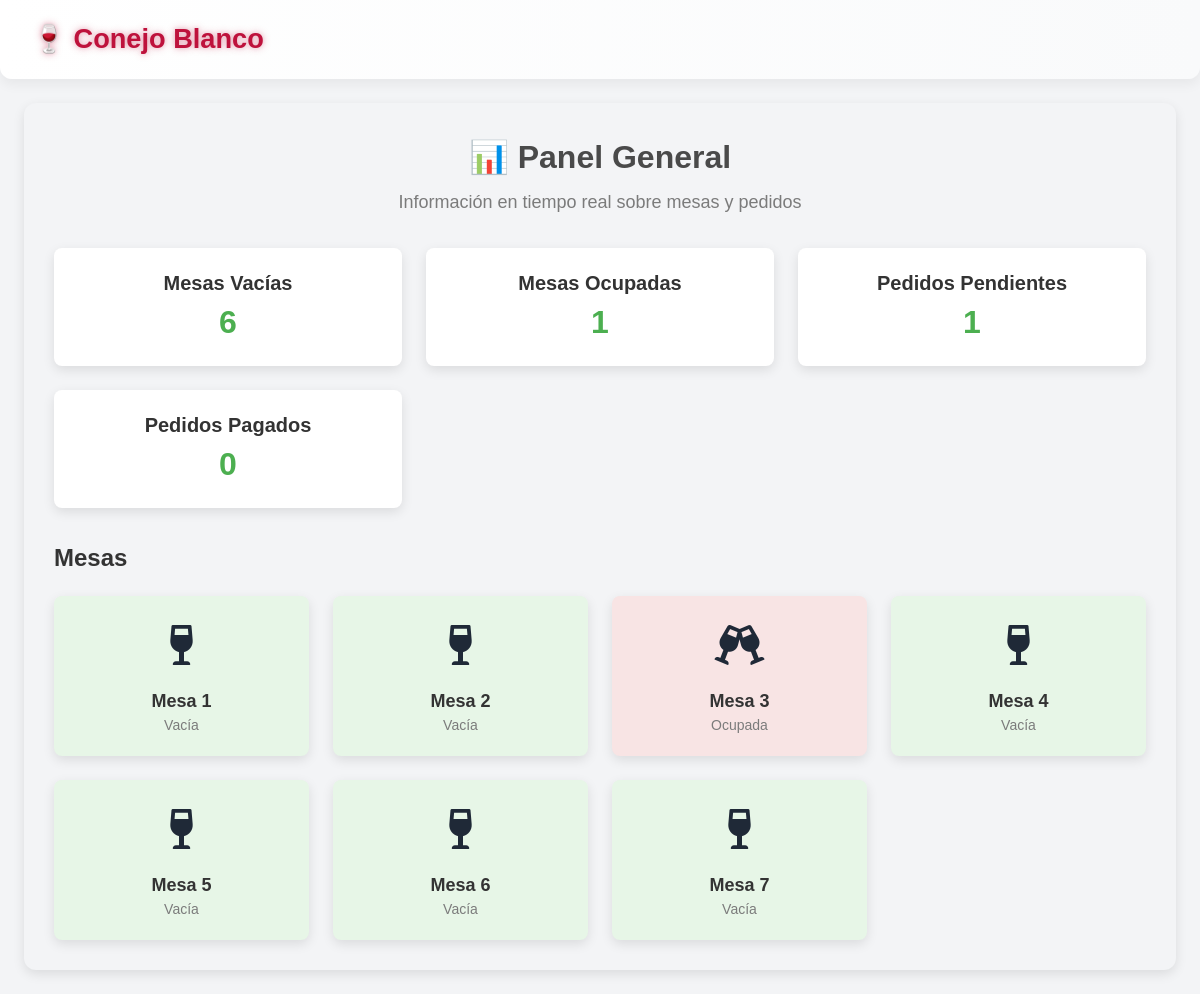
/api/usuarios/panel_general/, run on an earlier commit of the app's database.
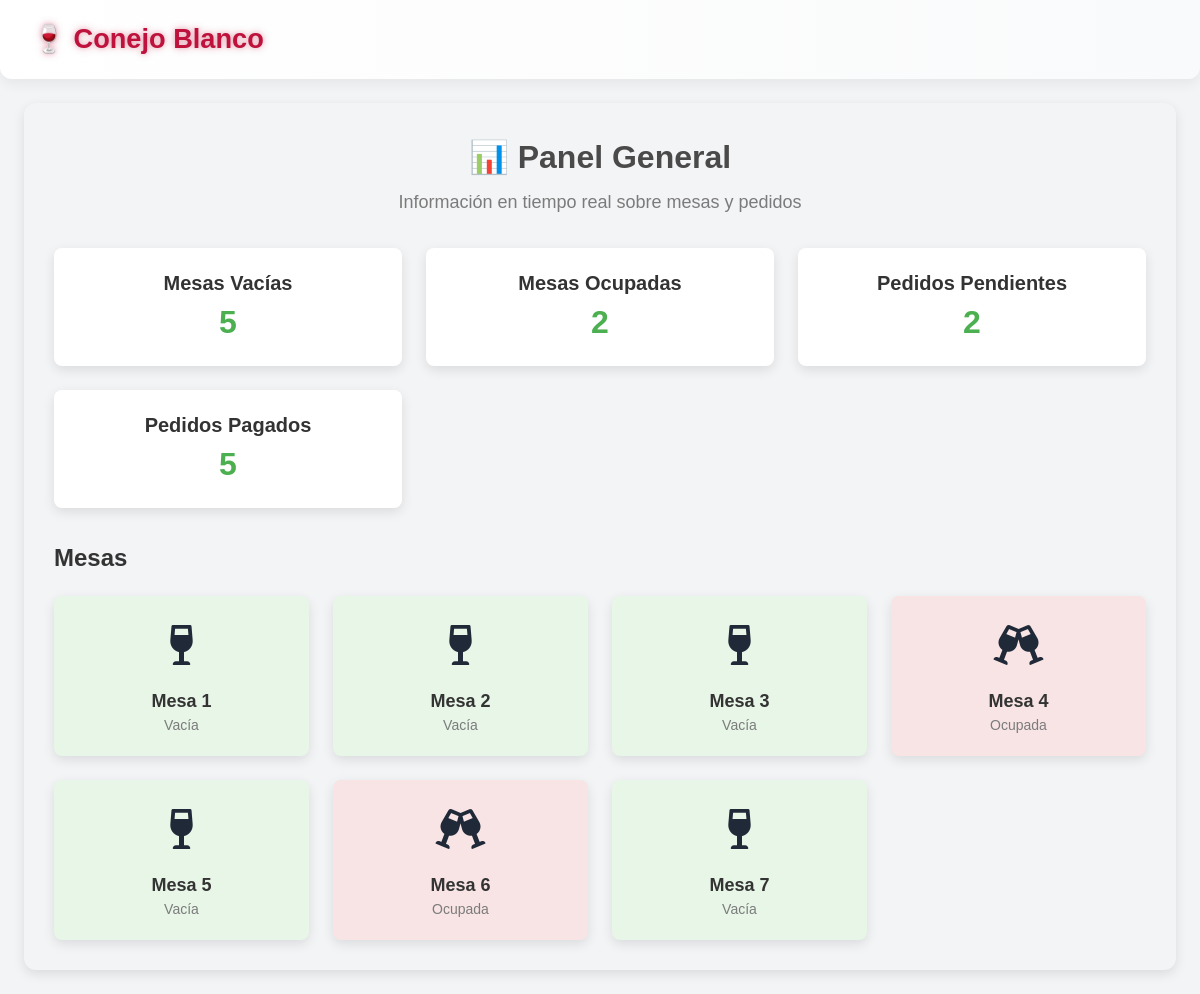
And on a later commit of the database.
### mesa/models.py (models this page shows, shortened)
class Mesa(models.Model):
    UBICACIONES = (
        (1, 'Primer piso'),
        (2, 'Segundo piso'),
    )
    numeroMesa = models.PositiveIntegerField()
    capacidad = models.PositiveIntegerField()
    ubicacion = models.IntegerField(choices=UBICACIONES)
    sede = models.ForeignKey(Sede, on_delete=models.CASCADE)
    ocupada = models.BooleanField(default=False)
    class Meta:
        unique_together = ('numeroMesa', 'sede')  # Evitar duplicados en una sede

### usuarios/views.py (the view)
# urls.py: path('panel_general/', views.panel_general, name='panel_general'),
def panel_general(request):
    mesas = Mesa.objects.all()
    mesas_vacias_count = mesas.filter(ocupada=False).count()
    mesas_ocupadas_count = mesas.filter(ocupada=True).count()
    pedidos_pendientes_count = Pedido.objects.filter(estado="pendiente").count()
    pedidos_pagados_count = Pedido.objects.filter(estado="pagado").count()  # Cambié 'cerrado' por 'pagado'
    return render(request, 'general.html', {
        'mesas': mesas,
        'mesas_vacias_count': mesas_vacias_count,
        'mesas_ocupadas_count': mesas_ocupadas_count,
        'pedidos_pendientes_count': pedidos_pendientes_count,
        'pedidos_pagados_count': pedidos_pagados_count,  # Cambié la variable aquí también
    })

### templates/general.html (shortened to what this page needs)
{% extends 'base.html' %}
{% load static %}
{% block head %}
  <link rel="stylesheet" href="{% static 'css/general.css' %}">
  <link rel="stylesheet" href="https://cdnjs.cloudflare.com/ajax/libs/font-awesome/6.0.0-beta3/css/all.min.css">
{% endblock %}
{% block content %}
<div class="panel-general-container">
  <div class="panel-header">
    <h1 class="panel-title">📊 Panel General</h1>
    <p class="panel-subtitle">Información en tiempo real sobre mesas y pedidos</p>
  </div>
  <div class="panel-statistics grid grid-cols-1 sm:grid-cols-2 lg:grid-cols-3 gap-6 mt-8">
    <div class="stat-card mesas-vacias">
      <h3 class="stat-title">Mesas Vacías</h3>
      <p class="stat-count">{{ mesas_vacias_count }}</p>
    </div>
    <div class="stat-card mesas-ocupadas">
      <h3 class="stat-title">Mesas Ocupadas</h3>
      <p class="stat-count">{{ mesas_ocupadas_count }}</p>
    </div>
    <div class="stat-card pedidos-pendientes">
      <h3 class="stat-title">Pedidos Pendientes</h3>
      <p class="stat-count">{{ pedidos_pendientes_count }}</p>
    </div>
    <div class="stat-card pedidos-pagados">
      <h3 class="stat-title">Pedidos Pagados</h3>
      <p class="stat-count">{{ pedidos_pagados_count }}</p>
    </div>
  </div>
  <div class="panel-mesas mt-8">
    <h2 class="section-title">Mesas</h2>
    <div class="mesas-container grid grid-cols-1 sm:grid-cols-2 md:grid-cols-3 lg:grid-cols-4 gap-6 mt-4">
      {% for mesa in mesas %}
        <div class="mesa {% if mesa.ocupada %}ocupada{% else %}vacia{% endif %}">
            <div class="mesa-icon">
                {% if mesa.ocupada %}
                  <i class="fa-solid fa-champagne-glasses ocupada"></i>
                {% else %}
                  <i class="fa-solid fa-wine-glass vacia"></i>
                {% endif %}
            </div>
          <p class="mesa-label">Mesa {{ mesa.numeroMesa }}</p>
          <p class="mesa-status">{% if mesa.ocupada %}Ocupada{% else %}Vacía{% endif %}</p>
        </div>
      {% endfor %}
    </div>
  </div>
</div>
{% endblock %}

What changed in the data, as far as the page shows it:
changed Mesa (number 3 of 7 on the later page): ocupada "Ocupada" → "Vacía"
changed Mesa (number 4 of 7 on the later page): ocupada "Vacía" → "Ocupada"
changed Mesa (number 6 of 7 on the later page): ocupada "Vacía" → "Ocupada"
Also different on the page:
{{ mesas_vacias_count }}: "6" → "5"
{{ mesas_ocupadas_count }}: "1" → "2"
{{ pedidos_pendientes_count }}: "1" → "2"
{{ pedidos_pagados_count }}: "0" → "5"
